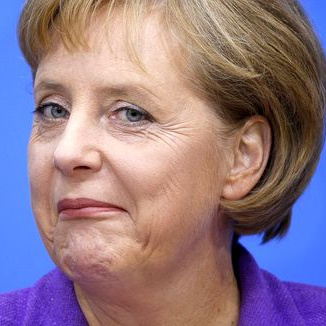
#> input picture proximal/examples/data/angela.jpg, 326 x 326 px
$ python test_slice.py   (older library calls are emulated)
#> lines starting #> are read from the running program, lines starting #| are printed output that depends on the picture
### proximal/utils/utils.py
from __future__ import print_function, division

# Imports
import numpy as np
from scipy.datasets import ascent, face
import cv2
import os
from numpy.fft import fftn, ifftn, fft2, ifft2
import timeit
import sys

###############################################################################
# Implementations supported
###############################################################################

Impl = {'numpy': 0, 'halide': 1, 'pycuda': 2}

###############################################################################
# TODO: DIRTY HACK FOR BACKWARDS COMPATIBILITY!
###############################################################################

try:
    np.stack(np.array([1]))
except:
    from numpy.core import numeric

    # [19 lines left out: function _stack, not called in this run]
    np.stack = _stack

###############################################################################
# Image utils
###############################################################################

# [23 lines left out: functions get_test_image, get_kernel, not called in this run]

def im2nparray(img, datatype=np.float32):
    """ Converts and normalizes image in certain datatype (e.g. np.float32) """
    np_img = np.array(img)

    i = np.iinfo(np_img.dtype)
    max_class = 2 ** i.bits - 1
    np_img = np_img.astype(datatype) / max_class

    return np_img


###############################################################################
# Timing utils
###############################################################################

# Store last time stamp globally
global lastticstamp
lastticstamp = []


def tic():
    """ Default timer
    Example: t = tic()
         ... code
         elapsed = toc(t)
         print( '{0}: {1:.4f}ms'.format(message, elapsed) )
    """
    global lastticstamp

    t = timeit.default_timer()
    lastticstamp = t
    return t


# [129 lines left out: functions toc, fftd, ifftd, circshift, psf2otf, psnr, not called in this run]


###############################################################################
# Noise estimation
###############################################################################

# Currently only implements one method
NoiseEstMethod = {'daub_reflect': 0, 'daub_replicate': 1}


# [72 lines left out: functions estimate_std, graph_visualize, not called in this run]

### proximal/halide/halide.py
# Includes
import importlib
import os
import subprocess

import numpy as np


class Halide:

    def __init__(self,
                 func: str,
                 target_shape: tuple[int, int]=(2048, 2048),
                 builddir: str | None =None,
                 recompile: bool =False,
                 reconfigure: bool =False,
                 target: str ='host',
                 verbose: bool=False):
        """ Compiles and runs a halide pipeline defined in a generator file ``filepath``
            If recompile is not enabled, first, the library is searched and then loaded.
            Otherwise it is recompiled and a new library is defined.

        Example:

            #Only compiles the source --> generates conv.so file
            Halide('A_conv')

            #Compiles the source and runs function generator conv --> result is in
            numpy array output

            Halide('A_conv').run(A,K,output)

            or

            Halide('A_conv').A_conv(A,K,output) --> calls run
        """

        # Use script location/build as default build directory
        self.cwd = os.path.dirname(os.path.realpath(__file__))
        if builddir is None:
            builddir = os.path.join(self.cwd,
                                    'build')

        # Save arguments
        self.func = func
        self.module_name = func
        self.builddir = builddir
        self.recompile = recompile
        self.reconfigure = reconfigure
        self.target = target
        self.target_shape = target_shape
        self.verbose = verbose

        # Recompile if necessary
        if self.recompile:
            self.configure()
            self.compile()

        # Syntactic sugar --> create method with name function_name
        setattr(self, self.func, lambda *args: self.run(*args))

    # [47 lines left out: functions configure, compile, run, not called in this run]

class Params:
    """ Supported Params. """
    ImageParam_Float32 = ('ImageParam_Float32', np.float32)
    Param_Float32 = ('Param_Float32', np.float32)
    Param_Int32 = ('Param_Int32', np.int32)

### proximal/examples/test_slice.py


# Proximal
import sys
sys.path.append('../../')

from proximal.utils.utils import *
from proximal.halide.halide import *

import numpy as np
import matplotlib.pyplot as plt
from PIL import Image
from scipy.misc import lena

############################################################

#img = lena().astype(np.uint8)
#img = img.copy().reshape(img.shape[0],img.shape[1],1)

# Load image
img = Image.open('./data/angela.jpg')  # opens the file using Pillow - it's not an array yet
#> img is the input picture: PIL image 326x326 RGB; mean R, G, B 144.5, 120.4, 134.1
np_img = im2nparray(img)
#np_img = np.mean( np_img, axis=2)
np_img = np.asfortranarray(np.tile(np_img[..., np.newaxis], (1, 1, 1, 3)))

print('Type ', np_img.dtype, 'Shape', np_img.shape)
#| Type  float32 Shape (326, 326, 3, 3)

plt.ion()
plt.figure()
imgplot = plt.imshow(np.reshape(np_img, (np_img.shape[0], np_img.shape[
                     1] * np_img.shape[2] * np_img.shape[3]), order='F'), interpolation="nearest", clim=(0.0, 1.0))
imgplot.set_cmap('gray')
plt.title('Numpy')
plt.show()
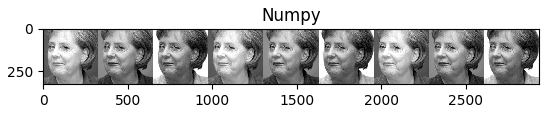
#> figure drawn by matplotlib, 1 panel

# Test the runner
output = np.zeros_like(np_img)
mask = np.asfortranarray(np.random.randn(*list(np_img.shape[0:3])).astype(np.float32))
mask = np.maximum(mask, 0.)
#mask[mask < 0.5] = 0.
#mask[mask >= 0.5] = 1.
print('Type ', mask.dtype, 'Shape mask', mask.shape)
#| Type  float32 Shape mask (326, 326, 3)

# Recompile
# Halide('A_mask.cpp', recompile=True) #Call

tic()
for k in range(np_img.shape[3]):
#> (the run stopped early here; a loop or call above may not have finished)
